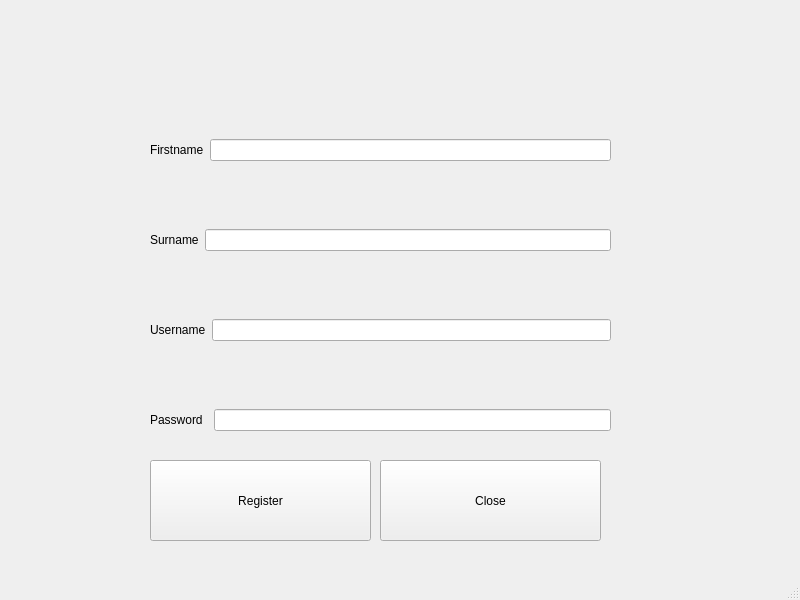
<?xml version="1.0" encoding="UTF-8"?>
<ui version="4.0">
 <class>MainWindow</class>
 <widget class="QMainWindow" name="MainWindow">
  <property name="geometry">
   <rect>
    <x>0</x>
    <y>0</y>
    <width>800</width>
    <height>600</height>
   </rect>
  </property>
  <property name="windowTitle">
   <string>MainWindow</string>
  </property>
  <widget class="QWidget" name="centralwidget">
   <widget class="QWidget" name="horizontalLayoutWidget">
    <property name="geometry">
     <rect>
      <x>150</x>
      <y>110</y>
      <width>461</width>
      <height>80</height>
     </rect>
    </property>
    <layout class="QHBoxLayout" name="horizontalLayout">
     <item>
      <widget class="QLabel" name="label">
       <property name="text">
        <string>Firstname</string>
       </property>
      </widget>
     </item>
     <item>
      <widget class="QLineEdit" name="txt_firstname"/>
     </item>
    </layout>
   </widget>
   <widget class="QWidget" name="horizontalLayoutWidget_2">
    <property name="geometry">
     <rect>
      <x>150</x>
      <y>200</y>
      <width>461</width>
      <height>80</height>
     </rect>
    </property>
    <layout class="QHBoxLayout" name="horizontalLayout_2">
     <item>
      <widget class="QLabel" name="label_2">
       <property name="text">
        <string>Surname</string>
       </property>
      </widget>
     </item>
     <item>
      <widget class="QLineEdit" name="txt_surname"/>
     </item>
    </layout>
   </widget>
   <widget class="QWidget" name="horizontalLayoutWidget_3">
    <property name="geometry">
     <rect>
      <x>150</x>
      <y>290</y>
      <width>461</width>
      <height>80</height>
     </rect>
    </property>
    <layout class="QHBoxLayout" name="horizontalLayout_3">
     <item>
      <widget class="QLabel" name="label_3">
       <property name="text">
        <string>Username</string>
       </property>
      </widget>
     </item>
     <item>
      <widget class="QLineEdit" name="txt_username"/>
     </item>
    </layout>
   </widget>
   <widget class="QWidget" name="horizontalLayoutWidget_4">
    <property name="geometry">
     <rect>
      <x>150</x>
      <y>380</y>
      <width>461</width>
      <height>80</height>
     </rect>
    </property>
    <layout class="QHBoxLayout" name="horizontalLayout_4">
     <item>
      <widget class="QLabel" name="label_4">
       <property name="text">
        <string>Password</string>
       </property>
      </widget>
     </item>
     <item>
      <widget class="QLineEdit" name="txt_password">
       <property name="maximumSize">
        <size>
         <width>397</width>
         <height>22</height>
        </size>
       </property>
      </widget>
     </item>
    </layout>
   </widget>
   <widget class="QPushButton" name="btn_register">
    <property name="geometry">
     <rect>
      <x>150</x>
      <y>460</y>
      <width>221</width>
      <height>81</height>
     </rect>
    </property>
    <property name="text">
     <string>Register</string>
    </property>
   </widget>
   <widget class="QPushButton" name="btn_close">
    <property name="geometry">
     <rect>
      <x>380</x>
      <y>460</y>
      <width>221</width>
      <height>81</height>
     </rect>
    </property>
    <property name="text">
     <string>Close</string>
    </property>
   </widget>
  </widget>
  <widget class="QStatusBar" name="statusbar"/>
 </widget>
 <resources/>
 <connections/>
</ui>
